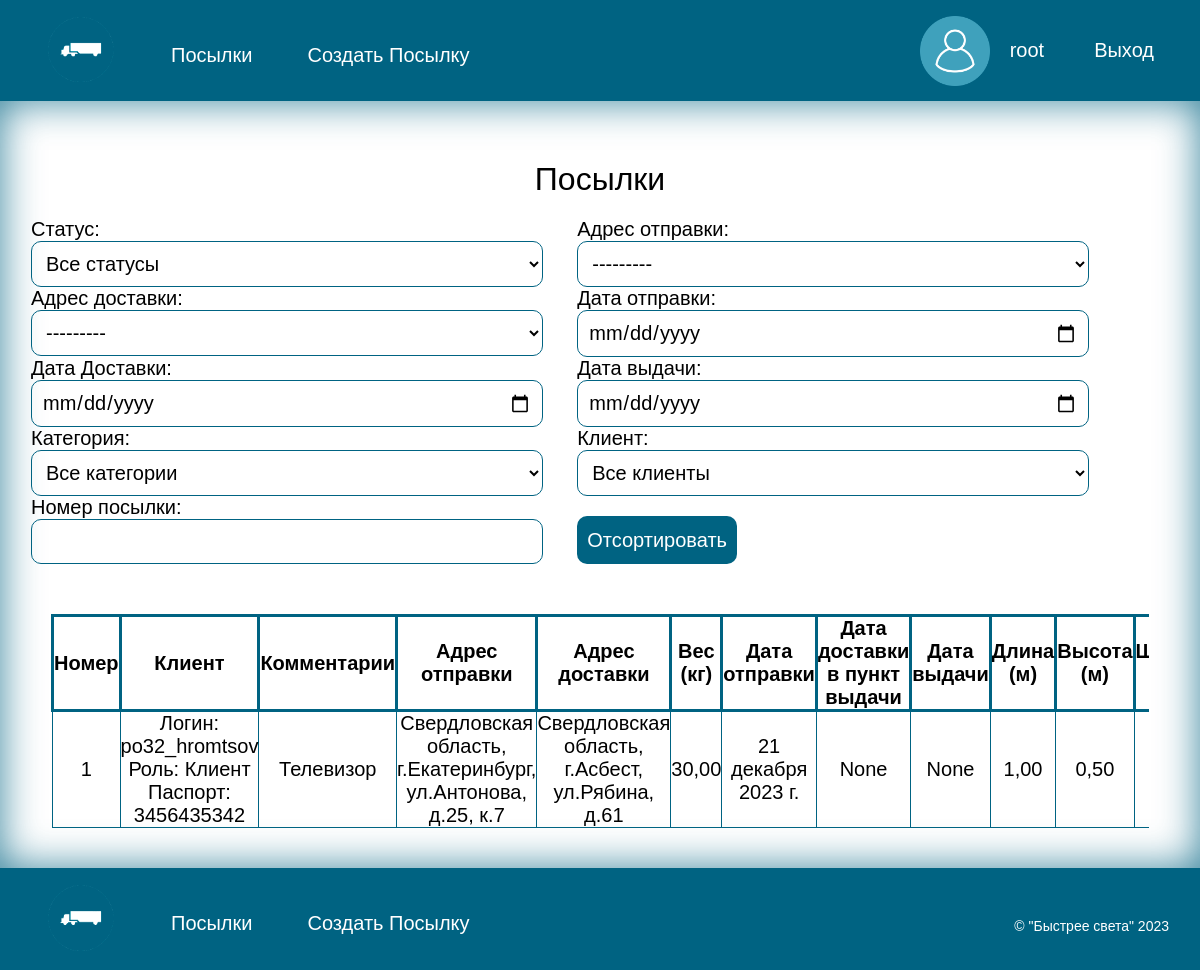
The page /employeerpakages/ (signed in) on the database its author committed.
### navigate/models.py (models this page shows, shortened)
class CustomUser(AbstractUser):
    ROLE_CHOICES = [
        ('Клиент', 'Клиент'),
        ('Сотрудник', 'Сотрудник'),
        ('Водитель', 'Водитель'),
        ('Администратор', 'Администратор'),
    ]
    first_name = models.CharField(max_length=50, verbose_name='Имя', null=True)
    last_name = models.CharField(max_length=50, verbose_name='Фамилия', null=True)
    patronymic = models.CharField(max_length=50, verbose_name='Отчество', null=True)
    phone_number = models.CharField(max_length=11, verbose_name='Номер телефона', null=True)
    passport = models.CharField(max_length=10, verbose_name='Серия номер паспорта', unique=True, null=True)
    date_of_birth = models.DateField(verbose_name='Дата рождения', null=True)
    role = models.CharField(max_length=200,
                              choices=ROLE_CHOICES,
                              default='Клиент',
                              verbose_name='Роль')
    def __str__(self):
        if(self.role == 'Клиент'):
            return "Логин:  " + self.username + " Роль: " + str(self.role)  + " Паспорт: " + str(self.passport)
        else:
            return "Логин:  " + self.username + " Роль: " + str(self.role)
    class Meta:
        verbose_name = "Пользователя"
        verbose_name_plural = "Пользователи"

class Package(models.Model):
    STATUS_CHOICES = [
        ('Принят от клиента', 'Принят от клиента'),
        ('Отправлен на склад', 'Отправлен на склад'),
        ('Отправлен на склад в город назначения', 'Отправлен на склад в город назначения'),
        ('Принят на складе в городе назначения', 'Принят на складе в городе назначения'),
        ('Отправлен в пункт выдачи', 'Отправлен в пункт выдачи'),
        ('Принят в пункте выдачи', 'Принят в пункте выдачи'),
        ('Утерян', 'Утерян'),
        ('Заявка на перевозку', 'Заявка на перевозку'),
        ('Утилизирован', 'Утилизирован'),
        ('Выдан', 'Выдан'),
    ]
    client_id = models.ForeignKey(
        settings.AUTH_USER_MODEL,
        on_delete=models.SET_NULL,
        related_name='Packages_as_client',
        verbose_name='Клиент',
        null=True,
    )
    comments = models.CharField(max_length=500, verbose_name='Комментарии', null=True, blank=True)
    sending_address = models.ForeignKey(
        'PointIssue',
        on_delete=models.SET_NULL,
        related_name='Packages_as_sending_address',
        verbose_name='Адрес отправки',
        null=True,
    )
    delivery_address =models.ForeignKey(
        'PointIssue',
        on_delete=models.SET_NULL,
        related_name='Packages_as_delivery_address',null=True,
        verbose_name='Адрес доставки',
    )
    weight = models.DecimalField(max_digits=10, decimal_places=2, verbose_name='Вес(кг)')
    date_of_receipt = models.DateField(verbose_name='Дата отправки')
    delivery_date = models.DateField(verbose_name='Дата доставки в пункт выдачи', null=True, blank=True,)
    date_of_issue = models.DateField(verbose_name='Дата выдачи', null=True, blank=True,)
    length = models.DecimalField(max_digits=10, decimal_places=2, verbose_name='Длина(м)')
    height = models.DecimalField(max_digits=10, decimal_places=2, verbose_name='Высота(м)')
    width = models.DecimalField(max_digits=10, decimal_places=2, verbose_name='Ширина(м)')
    cost = models.DecimalField(max_digits=10, decimal_places=2, verbose_name='Стоимость доставки')
    cargo_category = models.ForeignKey('CargoCategory', on_delete=models.SET_NULL, null=True,
                                         verbose_name='Категория груза')
    status = models.CharField(max_length=200,
                              choices=STATUS_CHOICES,
                              default='Заявка на перевозку',
                              verbose_name='Статус')
    car_id = models.ForeignKey('Car', on_delete=models.SET_NULL, null=True, blank=True,
                                       verbose_name='Номер Машины')
    class Meta:
        verbose_name = "Посылку"
        verbose_name = "Посылку"
        verbose_name_plural = "Посылки"

class PointIssue(models.Model):
    region = models.CharField(max_length=200, verbose_name='Регион')
    city = models.CharField(max_length=200, verbose_name='Город')
    street = models.CharField(max_length=200, verbose_name='Улица')
    home = models.CharField(max_length=10, verbose_name='Дом')
    corpus = models.CharField(max_length=10, verbose_name='Корпус', null=True, blank=True)
    warehouse_id = models.ForeignKey('Warehouse', on_delete=models.SET_NULL,null=True, verbose_name='Cклад')
    class Meta:
        verbose_name = "Пункт выдачи"
        verbose_name_plural = "Пункты выдачи"
    def __str__(self):
        if (str(self.corpus) == "None"):
            return str(self.region) + ", г." + str(self.city) + ", ул." + str(self.street) + ", д." + str(self.home)
        else:
            return str(self.region) + ", г." + str(self.city) + ", ул." + str(self.street) + ", д." + str(
                self.home) + ", к." + str(self.corpus)

### navigate/views.py (the view, shortened to what this page needs)
# urls.py: path('employeerpakages/', views.EmployeerPakegesPageView.as_view(), name='employeerpakages'),
class EmployeerPakegesPageView(TemplateView):
    template_name = 'employeerpakages.html'
    def get_context_data(self, **kwargs):
        context = super().get_context_data(**kwargs)
        form = PackageFilterForm(self.request.GET or None)
        queryset = Package.objects.all()
        context['object_list'] = queryset
        context['filter_form'] = form
        return context

### navigate/models.py (called while the page is built)
    def __str__(self):
        return f"{self.name} ({self.comments})  коэф:{self.coefficient}"

### templates/employeerpakages.html (shortened to what this page needs)
{% extends 'base.html' %}
{%load static %}
{% block content %}
<main>
    <div class="container">
        <h2 style="text-align: center; margin-bottom: 20px;">Посылки</h2>
 <form class="filter-form" method="get">
            {{ filter_form.as_p }}
            <button class="filter-button" type="submit">Отсортировать</button>
        </form>
    <div class="scroll-1">
     <table>
        <thead >
        <tr class="tr-1">
            <th>Номер</th>
            <th>Клиент</th>
            <th>Комментарии</th>
            <th>Адрес отправки</th>
            <th>Адрес доставки</th>
            <th>Вес (кг)</th>
            <th>Дата отправки</th>
            <th>Дата доставки в пункт выдачи</th>
            <th>Дата выдачи</th>
            <th>Длина (м)</th>
            <th>Высота (м)</th>
            <th>Ширина (м)</th>
        </tr>
    </thead>
    <tbody>
        {% for p in object_list %}
        <tr class="tr-1">
            <td>{{ p.id }}</td>
            <td>{{ p.client_id }}</td>
            <td>{{ p.comments }}</td>
            <td>{{ p.sending_address }}</td>
            <td>{{ p.delivery_address }}</td>
            <td>{{ p.weight }}</td>
            <td>{{ p.date_of_receipt }}</td>
            <td>{{ p.delivery_date }}</td>
            <td>{{ p.date_of_issue }}</td>
            <td>{{ p.length }}</td>
            <td>{{ p.height }}</td>
            <td>{{ p.width }}</td>
        </tr>
            {% endfor %}
        </tbody>
    </table>
        </div>
          </div>
</main>
{% endblock %}

### templates/base.html (shortened to what this page needs)
<!DOCTYPE html>
<html lang="ru">
<head>
    {%load static %}
    <link rel="stylesheet" href="{% static "css/style.css" %}">
</head>
<body >
    <header>
        <nav class="container header-nav">
            <a href="{%url 'home'%}">
                <img src="{% static "image/logo.png" %}" alt="лого" height="70" width="70">
            </a>
            <ul class="nav-list">
               {% if user.role == 'Клиент' or  not user.is_authenticated %}
                <li class="nav-list-item"><a href="{%url 'services'%}" style="color: #FFFFFF">Услуги</a></li>
                <li class="nav-list-item"><a href="{%url 'contact'%}" style="color: #FFFFFF">Контакты</a></li>
                    {%if user.is_authenticated %}
                        <li class="nav-list-item"><a href="{%url 'mypakeges'%}" style="color: #FFFFFF">Мои посылки</a></li>
                    {% endif %}
                {% elif user.role == 'Сотрудник' or user.role == 'Администратор' %}
                <li class="nav-list-item"><a href="{%url 'employeerpakages'%}" style="color: #FFFFFF">Посылки</a></li>
                <li class="nav-list-item"><a href="{%url 'createPakagesEmployeer'%}" style="color: #FFFFFF">Создать Посылку</a></li>
                {% endif %}
            </ul>
            <div class="signin">
                {% if user.is_authenticated %}
                    <a href="{%url 'account'%}" style="color: #FFFFFF">
                        <div class="user-header">
                            <img src="{% static "image/user2.png" %}" alt="лого" height="70" width="70">
                            <p class="user-header-p">{{user.username}}</p>
                        </div>
                    </a>
                    <a href="{% url 'logout' %}" style="margin-left: 20px; color: #FFFFFF">Выход</a>
                {% else %}
                    <a href="{%url 'login'%}" style="color: #FFFFFF">Войти</a>
                    <a href="{%url 'signup'%}" style="margin-left: 20px;color: #FFFFFF">Зарегистрироваться</a>
                {% endif %}
            </div>
        </nav>
    </header>
    {% block content %}
    {% endblock %}
    <footer>
        <div class="container header-nav">
            <a href="{%url 'home'%}">
                <img src="{% static "image/logo.png" %}" alt="лого" height="70" width="70">
            </a>
             <ul class="nav-list">
               {% if user.role == 'Клиент' or  not user.is_authenticated %}
                <li class="nav-list-item"><a href="{%url 'services'%}" style="color: #FFFFFF">Услуги</a></li>
                <li class="nav-list-item"><a href="{%url 'contact'%}" style="color: #FFFFFF">Контакты</a></li>
                    {%if user.is_authenticated %}
                        <li class="nav-list-item"><a href="{%url 'mypakeges'%}" style="color: #FFFFFF">Мои посылки</a></li>
                    {% endif %}
                {% elif user.role == 'Сотрудник' or user.role == 'Администратор' %}
                <li class="nav-list-item"><a href="{%url 'employeerpakages'%}" style="color: #FFFFFF">Посылки</a></li>
                <li class="nav-list-item"><a href="{%url 'createPakagesEmployeer'%}" style="color: #FFFFFF">Создать Посылку</a></li>
                {% endif %}
            </ul>
            <p class="copiright">&copy; "Быстрее света" 2023</p>
        </div>
    </footer>
</body>
</html>

### static/css/style.css (style rules this page uses)
* { color: black; padding: 0px; margin: 0px; border: none; font-size: 20px; font-family: Arial, Helvetica, sans-serif; }
*, *::before, *::after { box-sizing: border-box; }
a, a:link, a:visited { text-decoration: none; }
aside, nav, footer, header, section, main { display: block; }
h1, h2, h3, h4, h5, h6, p { font-size: inherit; font-weight: inherit; }
ul, ul li { list-style: none; }
img { vertical-align: top; }
img, svg { max-width: 100%; height: auto; }
input, textarea, button, select { font-family: inherit; font-size: inherit; color: inherit; background-color: transparent; }
button, input[type="submit"] { display: inline-block; box-shadow: none; background-color: transparent; background: none; cursor: pointer; }
label { cursor: pointer; }
.container { max-width: 1170px; margin-left: auto; margin-right: auto; padding-left: 16px; padding-right: 16px; margin-bottom: 0; margin-top: 0; }
header { padding: 10px 0px; background-color: #006382; }
.header-nav { display: flex; justify-content: flex-start; }
.nav-list { display: flex; justify-content: flex-start; align-items: center; }
.nav-list-item { margin-top: 10px; margin-left: 25px; color: white; }
.signin { display: flex; align-items: center; margin-left: auto; }
footer { margin: 0; background-color: #006382; padding: 10px 0; }
.copiright { color: white; display: flex; align-items: center; margin-left: auto; font-size: 14px; margin-top: 15px; }
main { min-height: 100vh; padding-top: 40px; padding-bottom: 40px; box-shadow: inset 0px 0px 40px rgba(0, 99, 130, 0.8); }
.container { width: 1170px; margin-left: auto; margin-right: auto; padding-left: 16px; padding-right: 16px; margin-bottom: 0; margin-top: 0; }
body { min-width: 1170px; }
main { min-height: 90vh; padding-top: 40px; padding-bottom: 40px; box-shadow: inset 0px 0px 40px rgba(0, 99, 130, 0.8); }
h2 { font-size: 32px; text-align: center; margin-top: 20px; margin-bottom: 20px; }
.filter-form { display: flex; flex-wrap: wrap; }
.filter-form > p { display: flex; flex-direction: column; max-width: 45%; min-width: 45%; margin-right: 3%; }
.form-sign > p > label, .filter-form > p > label, .form-reset-pass > p > label, .form-change-pass > p > label, .form-login > p > label, .create-pakeges > p > label, .form-user-edit > p > label { display: flex; text-align: center; justify-content: start; align-items: center; }
.form-sign > p > input, .form-reset-pass > p > input, .form-change-pass > p > input, .form-login > p > input, .form-user-edit > p > input, .create-pakeges > p > input, .create-pakeges > p > select, .filter-form > p > select, .filter-form > p > input { border: 1px solid #006382; border-radius: 10px; padding: 10px; font-size: 20px; width: 100%; }
.filter-button { color: white; background-color: #006382; padding: 10px; border-radius: 10px; max-height: 48px; margin-top: 20px; }
.user-header { display: flex; align-item: center; flex-direction: row; justify-content: center; text-align: center; }
.user-header-p { margin-left: 20px; color: white; display: flex; text-align: center; justify-content: center; align-items: center; }
a { color:#666; background-image: linear-gradient(to top, #feffff, #006382); background-repeat: no-repeat; background-size: 0 100%; border-radius: 4px; text-decoration: none; padding: 5px 15px; transition: 0.3s; }
.scroll-1 { overflow: auto; margin: 0 20px; }
.tr-1 { font-size: 16px; }
.tr-1 th, .tr-1 td { min-width: 50px; }
.tr-1 td { text-align: center; }
td { margin-top: 20px; border: 1px solid #006382; }
th { border: 3px solid #006382; }
table { margin-top: 50px; border-collapse: collapse; }

### rows shown on the page
CustomUser: username "root"
Package: id "1", client_id "Логин: po32_hromtsov Роль: Клиент Паспорт: 3456435342", comments "Телевизор", sending_address "Свердловская область, г.Екатеринбург, ул.Антонова, д.25, к.7", delivery_address "Свердловская область, г.Асбест, ул.Рябина, д.61", weight "30,00", date_of_receipt "21 декабря 2023 г.", delivery_date "None", date_of_issue "None", length "1,00", height "0,50"
